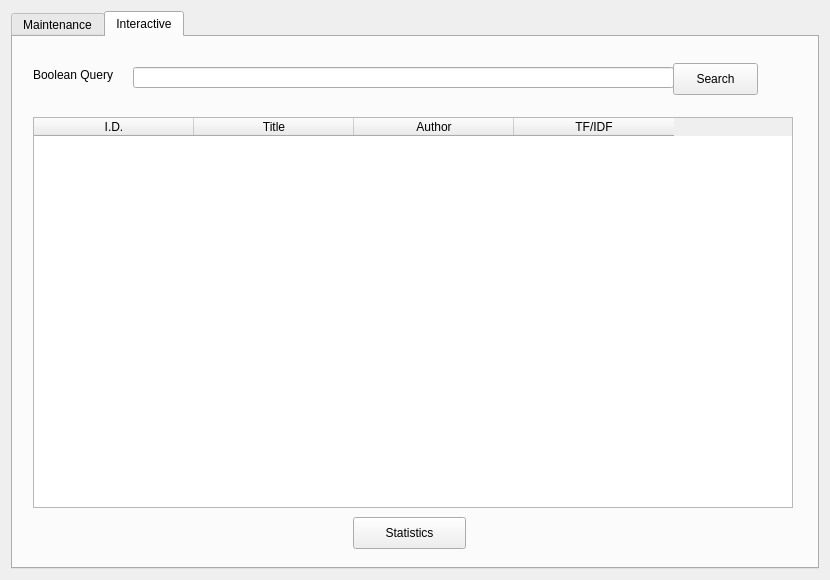
<?xml version="1.0" encoding="UTF-8"?>
<ui version="4.0">
 <class>GUIUserInterface</class>
 <widget class="QMainWindow" name="GUIUserInterface">
  <property name="geometry">
   <rect>
    <x>0</x>
    <y>0</y>
    <width>830</width>
    <height>580</height>
   </rect>
  </property>
  <property name="acceptDrops">
   <bool>false</bool>
  </property>
  <property name="windowTitle">
   <string>Don't GitHub, Use Procrastinate</string>
  </property>
  <property name="autoFillBackground">
   <bool>false</bool>
  </property>
  <property name="tabShape">
   <enum>QTabWidget::Rounded</enum>
  </property>
  <widget class="QWidget" name="centralWidget">
   <property name="enabled">
    <bool>true</bool>
   </property>
   <layout class="QVBoxLayout" name="verticalLayout">
    <item>
     <widget class="QTabWidget" name="modeSelector">
      <property name="tabShape">
       <enum>QTabWidget::Rounded</enum>
      </property>
      <property name="currentIndex">
       <number>1</number>
      </property>
      <property name="elideMode">
       <enum>Qt::ElideRight</enum>
      </property>
      <property name="usesScrollButtons">
       <bool>false</bool>
      </property>
      <property name="documentMode">
       <bool>false</bool>
      </property>
      <property name="tabsClosable">
       <bool>false</bool>
      </property>
      <property name="movable">
       <bool>false</bool>
      </property>
      <property name="tabBarAutoHide">
       <bool>false</bool>
      </property>
      <widget class="QWidget" name="maintenanceTab">
       <property name="enabled">
        <bool>true</bool>
       </property>
       <attribute name="title">
        <string>Maintenance</string>
       </attribute>
       <widget class="QListWidget" name="pendFileNames">
        <property name="geometry">
         <rect>
          <x>170</x>
          <y>60</y>
          <width>441</width>
          <height>81</height>
         </rect>
        </property>
       </widget>
       <widget class="QPushButton" name="addFilesButton">
        <property name="geometry">
         <rect>
          <x>270</x>
          <y>10</y>
          <width>221</width>
          <height>32</height>
         </rect>
        </property>
        <property name="text">
         <string>Add WikiBooks Files</string>
        </property>
       </widget>
       <widget class="QLabel" name="label">
        <property name="geometry">
         <rect>
          <x>170</x>
          <y>40</y>
          <width>59</width>
          <height>16</height>
         </rect>
        </property>
        <property name="text">
         <string>Pending:</string>
        </property>
       </widget>
       <widget class="QListWidget" name="currFileNames">
        <property name="geometry">
         <rect>
          <x>170</x>
          <y>180</y>
          <width>441</width>
          <height>81</height>
         </rect>
        </property>
       </widget>
       <widget class="QLabel" name="label_3">
        <property name="geometry">
         <rect>
          <x>170</x>
          <y>160</y>
          <width>111</width>
          <height>16</height>
         </rect>
        </property>
        <property name="text">
         <string>Currently in Index:</string>
        </property>
       </widget>
       <widget class="QLabel" name="label_4">
        <property name="geometry">
         <rect>
          <x>170</x>
          <y>280</y>
          <width>91</width>
          <height>16</height>
         </rect>
        </property>
        <property name="text">
         <string>Data Structure:</string>
        </property>
       </widget>
       <widget class="QRadioButton" name="hashRadio">
        <property name="geometry">
         <rect>
          <x>170</x>
          <y>310</y>
          <width>100</width>
          <height>20</height>
         </rect>
        </property>
        <property name="text">
         <string>Hash Table</string>
        </property>
        <property name="checked">
         <bool>true</bool>
        </property>
       </widget>
       <widget class="QRadioButton" name="avlRadio">
        <property name="geometry">
         <rect>
          <x>270</x>
          <y>310</y>
          <width>100</width>
          <height>20</height>
         </rect>
        </property>
        <property name="text">
         <string>AVL Tree</string>
        </property>
       </widget>
       <widget class="QPushButton" name="parseDataButton">
        <property name="geometry">
         <rect>
          <x>490</x>
          <y>420</y>
          <width>113</width>
          <height>32</height>
         </rect>
        </property>
        <property name="text">
         <string>Parse Data</string>
        </property>
       </widget>
       <widget class="QPushButton" name="clearAllButton">
        <property name="geometry">
         <rect>
          <x>160</x>
          <y>420</y>
          <width>113</width>
          <height>32</height>
         </rect>
        </property>
        <property name="text">
         <string>Clear All</string>
        </property>
       </widget>
       <widget class="QPushButton" name="pushButton">
        <property name="geometry">
         <rect>
          <x>320</x>
          <y>420</y>
          <width>121</width>
          <height>32</height>
         </rect>
        </property>
        <property name="text">
         <string>Load Persistent</string>
        </property>
       </widget>
      </widget>
      <widget class="QWidget" name="interactiveTab">
       <attribute name="title">
        <string>Interactive</string>
       </attribute>
       <widget class="QLabel" name="label_2">
        <property name="geometry">
         <rect>
          <x>20</x>
          <y>30</y>
          <width>91</width>
          <height>16</height>
         </rect>
        </property>
        <property name="text">
         <string>Boolean Query</string>
        </property>
       </widget>
       <widget class="QLineEdit" name="queryText">
        <property name="geometry">
         <rect>
          <x>120</x>
          <y>30</y>
          <width>541</width>
          <height>21</height>
         </rect>
        </property>
        <property name="text">
         <string/>
        </property>
       </widget>
       <widget class="QPushButton" name="searchQuery">
        <property name="geometry">
         <rect>
          <x>660</x>
          <y>26</y>
          <width>85</width>
          <height>32</height>
         </rect>
        </property>
        <property name="mouseTracking">
         <bool>false</bool>
        </property>
        <property name="text">
         <string>Search</string>
        </property>
        <property name="checkable">
         <bool>false</bool>
        </property>
        <property name="checked">
         <bool>false</bool>
        </property>
        <property name="autoDefault">
         <bool>true</bool>
        </property>
        <property name="default">
         <bool>false</bool>
        </property>
        <property name="flat">
         <bool>false</bool>
        </property>
       </widget>
       <widget class="QTableWidget" name="tesultsTableWidget">
        <property name="geometry">
         <rect>
          <x>20</x>
          <y>80</y>
          <width>760</width>
          <height>391</height>
         </rect>
        </property>
        <property name="editTriggers">
         <set>QAbstractItemView::NoEditTriggers</set>
        </property>
        <attribute name="horizontalHeaderDefaultSectionSize">
         <number>160</number>
        </attribute>
        <column>
         <property name="text">
          <string>I.D.</string>
         </property>
        </column>
        <column>
         <property name="text">
          <string>Title</string>
         </property>
        </column>
        <column>
         <property name="text">
          <string>Author</string>
         </property>
        </column>
        <column>
         <property name="text">
          <string>TF/IDF</string>
         </property>
        </column>
       </widget>
       <widget class="QPushButton" name="getStatsbutton">
        <property name="geometry">
         <rect>
          <x>340</x>
          <y>480</y>
          <width>113</width>
          <height>32</height>
         </rect>
        </property>
        <property name="text">
         <string>Statistics</string>
        </property>
       </widget>
      </widget>
     </widget>
    </item>
   </layout>
  </widget>
  <widget class="QMenuBar" name="menuBar">
   <property name="geometry">
    <rect>
     <x>0</x>
     <y>0</y>
     <width>830</width>
     <height>22</height>
    </rect>
   </property>
  </widget>
 </widget>
 <layoutdefault spacing="6" margin="11"/>
 <resources/>
 <connections/>
</ui>
